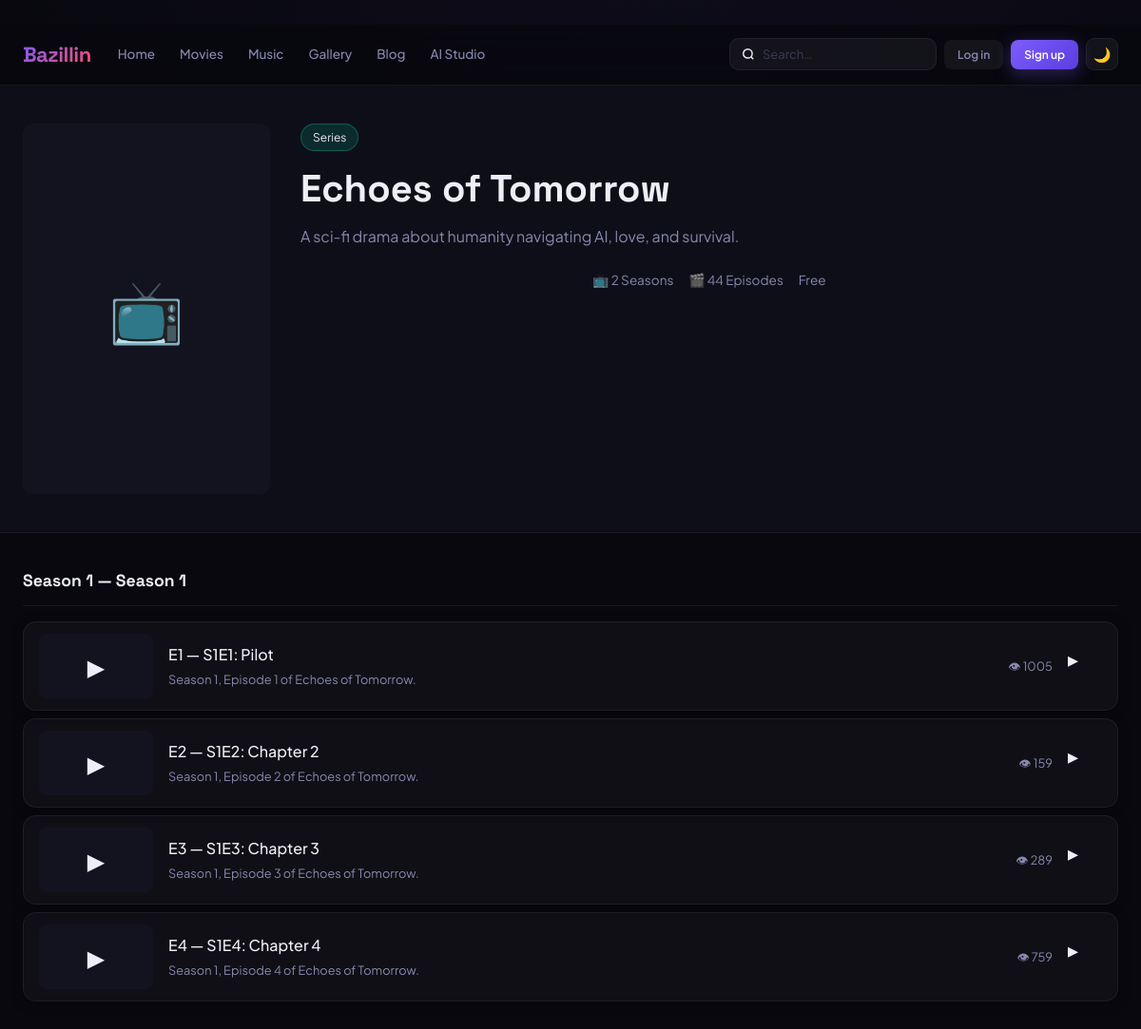
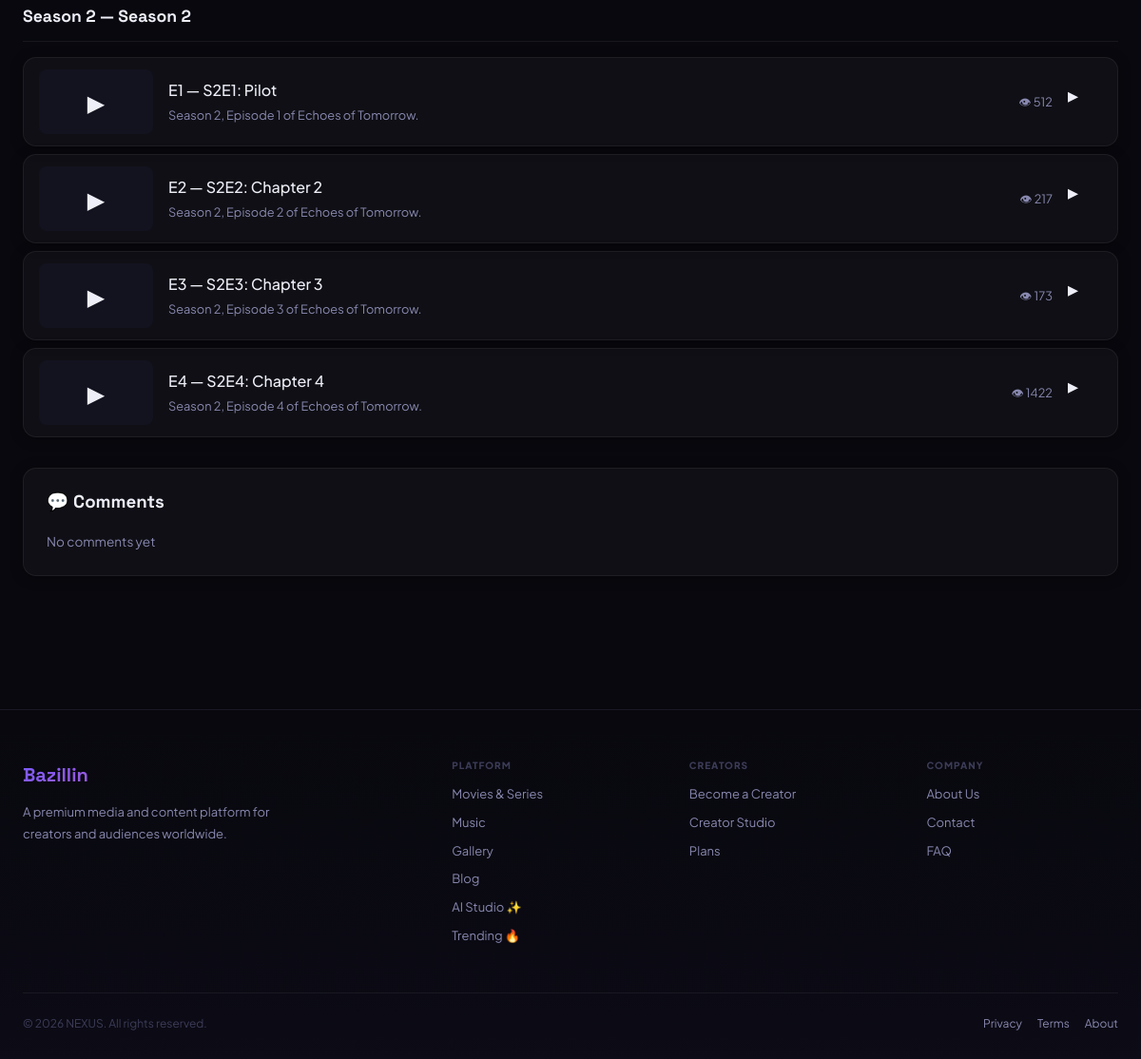
Page /content/series/2/ on the committed database (2 pictures, top to bottom).
### cms/models.py (models this page shows, shortened)
class BrandingConfig(models.Model):
    site_name        = models.CharField(max_length=100, default='NEXUS')
    site_tagline     = models.CharField(max_length=300, blank=True)
    site_description = models.TextField(blank=True)
    logo_primary     = models.ImageField(upload_to='cms/branding/', null=True, blank=True, help_text='Primary logo (dark bg)')
    logo_dark        = models.ImageField(upload_to='cms/branding/', null=True, blank=True, help_text='Logo for light backgrounds')
    logo_footer      = models.ImageField(upload_to='cms/branding/', null=True, blank=True)
    logo_email       = models.ImageField(upload_to='cms/branding/', null=True, blank=True)
    favicon          = models.ImageField(upload_to='cms/branding/', null=True, blank=True)
    social_preview   = models.ImageField(upload_to='cms/branding/', null=True, blank=True, help_text='Default OG image (1200x630)')
    contact_email    = models.EmailField(blank=True)
    contact_phone    = models.CharField(max_length=30, blank=True)
    contact_address  = models.TextField(blank=True)
    social_twitter   = models.URLField(blank=True)
    social_instagram = models.URLField(blank=True)
    social_facebook  = models.URLField(blank=True)
    social_youtube   = models.URLField(blank=True)
    social_tiktok    = models.URLField(blank=True)
    social_discord   = models.URLField(blank=True)
    social_linkedin  = models.URLField(blank=True)
    copyright_text   = models.CharField(max_length=300, blank=True, default='© {year} NEXUS. All rights reserved.')
    updated_at       = models.DateTimeField(auto_now=True)
    class Meta:
        verbose_name = 'Branding Config'
    @classmethod
    def get(cls):
        obj, _ = cls.objects.get_or_create(pk=1)
        return obj
    def get_copyright(self):
        return self.copyright_text.replace('{year}', str(timezone.now().year))

### content/models.py (models this page shows, shortened)
class Series(models.Model):
    creator     = models.ForeignKey(settings.AUTH_USER_MODEL, on_delete=models.CASCADE)
    title       = models.CharField(max_length=200)
    description = models.TextField(blank=True)
    thumbnail   = models.ImageField(upload_to='series/', null=True, blank=True)
    tier        = models.CharField(
        max_length=20, choices=[('free', 'Free'), ('premium', 'Premium')], default='free'
    )
    genre  = models.CharField(max_length=100, blank=True)
    status = models.CharField(
        max_length=20,
        choices=[('pending', 'Pending'), ('approved', 'Approved'), ('rejected', 'Rejected')],
        default='pending'
    )
    created_at = models.DateTimeField(auto_now_add=True)

class Season(models.Model):
    series = models.ForeignKey(Series, on_delete=models.CASCADE, related_name='seasons')
    number = models.IntegerField()
    title  = models.CharField(max_length=200, blank=True)

class Episode(models.Model):
    season      = models.ForeignKey(Season, on_delete=models.CASCADE, related_name='episodes')
    number      = models.IntegerField()
    title       = models.CharField(max_length=200)
    description = models.TextField(blank=True)
    file        = models.FileField(upload_to='episodes/')
    thumbnail   = models.ImageField(upload_to='ep_thumbs/', null=True, blank=True)
    duration    = models.IntegerField(default=0, help_text='Duration in seconds')
    views       = models.IntegerField(default=0)
    created_at  = models.DateTimeField(auto_now_add=True)

### content/views.py (the view)
# urls.py: path('series/<int:pk>/',              views.series_detail,   name='series_detail'),
def series_detail(request, pk):
    series   = get_object_or_404(Series, pk=pk)
    seasons  = series.seasons.prefetch_related('episodes').order_by('number')
    comments = []
    return render(request, 'content/series_detail.html', {
        'series': series, 'seasons': seasons, 'comments': comments,
    })

### templates/content/series_detail.html (shortened to what this page needs)
{% extends 'base.html' %}
{% block content %}
<div style="background:var(--bg2);border-bottom:1px solid var(--border);padding:40px 0;">
  <div class="container">
    <div class="cs-hero-grid" style="display:grid;grid-template-columns:260px 1fr;gap:32px;align-items:start;">
      {% if series.thumbnail %}<img src="{{ series.thumbnail.url }}" style="width:100%;border-radius:var(--r);aspect-ratio:2/3;object-fit:cover;">
      {% else %}<div style="aspect-ratio:2/3;background:var(--bg3);border-radius:var(--r);display:flex;align-items:center;justify-content:center;font-size:4rem;">📺</div>{% endif %}
      <div>
        <div style="display:inline-block;background:rgba(0,212,170,0.15);color:var(--accent3);border:1px solid rgba(0,212,170,0.3);padding:4px 12px;border-radius:20px;font-size:0.75rem;margin-bottom:16px;">Series</div>
        <h1 style="font-family:'Space Grotesk',sans-serif;font-size:2.5rem;font-weight:800;margin-bottom:12px;">{{ series.title }}</h1>
        <p style="color:var(--text2);line-height:1.8;margin-bottom:20px;">{{ series.description }}</p>
        <div style="display:flex;gap:16px;font-size:0.85rem;color:var(--text2);flex-wrap:wrap;justify-content:center;">
          <span>📺 {{ seasons|length }} Season{{ seasons|length|pluralize }}</span>
          <span>🎬 {% for s in seasons %}{{ s.episodes.count }}{% endfor %} Episodes</span>
          <span class="badge-{{ series.tier }} card-badge" style="position:static;">{{ series.tier|capfirst }}</span>
        </div>
      </div>
    </div>
  </div>
</div>
<div class="container" style="padding-top:36px;padding-bottom:60px;">
  {% for season in seasons %}
  <div style="margin-bottom:32px;">
    <div style="font-family:'Space Grotesk',sans-serif;font-weight:700;font-size:1.1rem;margin-bottom:16px;padding-bottom:12px;border-bottom:1px solid var(--border);">
      Season {{ season.number }} {% if season.title %}— {{ season.title }}{% endif %}
    </div>
    <div style="display:flex;flex-direction:column;gap:8px;">
      {% for ep in season.episodes.all %}
      <a href="/watch/{{ ep.pk }}/" style="text-decoration:none;">
        <div class="card cs-ep-row" style="display:flex;align-items:center;gap:16px;padding:12px 16px;transition:all 0.2s;">
          {% if ep.thumbnail %}<img class="cs-ep-thumb" src="{{ ep.thumbnail.url }}" style="width:120px;height:68px;object-fit:cover;border-radius:8px;flex-shrink:0;">
          {% else %}<div class="cs-ep-thumb" style="width:120px;height:68px;background:var(--bg3);border-radius:8px;flex-shrink:0;display:flex;align-items:center;justify-content:center;font-size:1.5rem;">▶</div>{% endif %}
          <div style="flex:1;min-width:0;">
            <div style="font-weight:500;margin-bottom:4px;">E{{ ep.number }} — {{ ep.title }}</div>
            <div style="font-size:0.8rem;color:var(--text2);white-space:nowrap;overflow:hidden;text-overflow:ellipsis;">{{ ep.description }}</div>
          </div>
          <div class="cs-ep-views" style="color:var(--text2);font-size:0.8rem;white-space:nowrap;">👁 {{ ep.views }}</div>
          <div class="play-btn" style="width:36px;height:36px;font-size:0.9rem;">▶</div>
        </div>
      </a>
      {% empty %}<p style="color:var(--text2);font-size:0.85rem;padding:12px 0;">No episodes yet</p>{% endfor %}
    </div>
  </div>
  {% empty %}<p style="color:var(--text2);">No seasons available yet.</p>{% endfor %}
  <div class="card" style="padding:24px;margin-top:32px;">
    <h3 style="font-family:'Space Grotesk',sans-serif;font-weight:700;margin-bottom:20px;">💬 Comments</h3>
    {% for c in comments %}
    <div style="display:flex;gap:12px;padding:12px 0;border-bottom:1px solid var(--border);">
      <div style="width:32px;height:32px;border-radius:50%;background:linear-gradient(135deg,var(--accent),var(--accent2));display:flex;align-items:center;justify-content:center;font-size:0.75rem;font-weight:700;flex-shrink:0;">{{ c.user.username.0|upper }}</div>
      <div><div style="font-weight:500;font-size:0.85rem;margin-bottom:4px;">{{ c.user.username }}</div><div style="color:var(--text2);font-size:0.85rem;">{{ c.text }}</div></div>
    </div>
    {% empty %}<p style="color:var(--text2);font-size:0.85rem;">No comments yet</p>{% endfor %}
  </div>
</div>
{% endblock %}

### templates/base.html (shortened to what this page needs)
﻿<!DOCTYPE html>
<html lang="en" data-theme="dark">
<head>
</head>
<body>
<nav class="nav">
  <div class="nav-inner">
    <a class="nav-logo" href="/">
      {% if branding and branding.logo_primary %}<img src="{{ branding.logo_primary.url }}" alt="{{ branding.site_name }}">
      {% else %}{{ branding.site_name|default:'NEXUS' }}{% endif %}
    </a>
    <div class="nav-links">
      <a class="nav-link {% if request.path == '/' %}on{% endif %}" href="/">Home</a>
      <a class="nav-link {% if '/movies/' in request.path %}on{% endif %}" href="/movies/">Movies</a>
      <a class="nav-link {% if '/music/' in request.path %}on{% endif %}" href="/music/">Music</a>
      <a class="nav-link {% if '/images/' in request.path %}on{% endif %}" href="/images/">Gallery</a>
      <a class="nav-link {% if '/blog/' in request.path %}on{% endif %}" href="/blog/">Blog</a>
      <a class="nav-link {% if '/ai/' in request.path %}on{% endif %}" href="/ai/studio/">AI Studio</a>
    </div>
    <div class="nav-r">
      <form class="nav-search" action="/search/" method="get">
        <svg width="14" height="14" viewBox="0 0 24 24" fill="none" stroke="currentColor" stroke-width="2.5"><circle cx="11" cy="11" r="8"/><path d="m21 21-4.35-4.35"/></svg>
        <input type="text" name="q" placeholder="Search…" value="{{ request.GET.q }}" autocomplete="off">
      </form>
      {% if user.is_authenticated %}
      <a href="/admin-panel/notifications/" style="position:relative;color:var(--tx2);display:flex;align-items:center;padding:6px;border-radius:8px;transition:background .15s" onmouseover="this.style.background='rgba(255,255,255,.06)'" onmouseout="this.style.background='none'">
        <svg width="18" height="18" viewBox="0 0 24 24" fill="none" stroke="currentColor" stroke-width="2"><path d="M18 8A6 6 0 0 0 6 8c0 7-3 9-3 9h18s-3-2-3-9"/><path d="M13.73 21a2 2 0 0 1-3.46 0"/></svg>
        {% if unread_notifs > 0 %}<span class="nbadge" style="position:absolute;top:0;right:0;font-size:8px;min-width:15px;height:15px;">{{ unread_notifs }}</span>{% endif %}
      </a>
      <div class="ddwrap">
        <div class="avatar" onclick="this.nextElementSibling.classList.toggle('open')">
          {% if user.avatar %}<img src="{{ user.avatar.url }}" alt="">{% else %}{{ user.username|slice:':1'|upper }}{% endif %}
        </div>
        <div class="dd">
          <div class="dd-user">
            <div class="dd-uname">{{ user.username }}</div>
            <div class="dd-urole">{{ user.role|default:'member' }}</div>
          </div>
          <div class="dd-sep"></div>
          <a class="dd-item" href="/auth/profile/">👤 Profile</a>
          <a class="dd-item" href="/dashboard/">📊 Dashboard</a>
          {% if user.is_creator or user.is_admin %}<a class="dd-item" href="/creator/">⚡ Creator Studio</a>{% endif %}
          <a class="dd-item" href="/subscriptions/">💎 Subscription</a>
          {% if user.is_admin %}<div class="dd-sep"></div><a class="dd-item" href="/admin-panel/">🛡 Admin Panel</a>{% endif %}
          <div class="dd-sep"></div>
          <form method="post" action="/auth/logout/">{% csrf_token %}<button class="dd-item" type="submit" style="width:100%">🚪 Sign Out</button></form>
        </div>
      </div>
      {% else %}
      <a class="btn btn-ghost btn-sm" href="/auth/login/">Log in</a>
      <a class="btn btn-primary btn-sm" href="/auth/register/">Sign up</a>
      {% endif %}
      <button id="themeBtn" onclick="toggleSiteTheme()" style="width:34px;height:34px;border-radius:9px;background:rgba(255,255,255,.05);border:1px solid var(--bd);cursor:pointer;font-size:15px;display:flex;align-items:center;justify-content:center;transition:all .15s" title="Toggle theme">🌙</button>
    </div>
  </div>
</nav>
<main>{% block content %}{% endblock %}</main>
<footer class="footer">
  <div class="wrap">
    <div class="footer-grid">
      <div>
        <div class="footer-logo">{% if branding and branding.logo_footer %}<img src="{{ branding.logo_footer.url }}" style="height:28px">{% else %}{{ branding.site_name|default:'NEXUS' }}{% endif %}</div>
        <p class="footer-desc">{{ branding.site_description|default:'A premium media and content platform for creators and audiences worldwide.' }}</p>
      </div>
      <div class="footer-col">
        <h4>Platform</h4>
        <a href="/movies/">Movies & Series</a>
        <a href="/music/">Music</a>
        <a href="/images/">Gallery</a>
        <a href="/blog/">Blog</a>
        <a href="/ai/studio/">AI Studio ✨</a>
        <a href="/trending/">Trending 🔥</a>
      </div>
      <div class="footer-col">
        <h4>Creators</h4>
        <a href="/auth/register/?role=creator">Become a Creator</a>
        <a href="/creator/">Creator Studio</a>
        <a href="/subscriptions/">Plans</a>
      </div>
      <div class="footer-col">
        <h4>Company</h4>
        <a href="/page/about/">About Us</a>
        <a href="/page/contact/">Contact</a>
        <a href="/page/faq/">FAQ</a>
      </div>
    </div>
    <div class="footer-bottom">
      <span>{% if branding %}{{ branding.get_copyright }}{% else %}© 2025 NEXUS. All rights reserved.{% endif %}</span>
      <div style="display:flex;gap:16px"><a href="/page/privacy/">Privacy</a><a href="/page/terms/">Terms</a><a href="/page/about/">About</a></div>
    </div>
  </div>
</footer>
</body>
</html>

### rows in the picture
BrandingConfig: site_name "Bazillin", site_description "A premium media and content platform for creators and audiences worldwide.", get_copyright "© 2026 NEXUS. All rights reserved."
Series: title "Echoes of Tomorrow", description "A sci-fi drama about humanity navigating AI, love, and survival.", tier "Free"
Season: episodes.count "4", number "1", title "Season 1"
Season: episodes.count "4", number "2", title "Season 2"
Episode: number "1", title "S1E1: Pilot", description "Season 1, Episode 1 of Echoes of Tomorrow.", views "1005"
Episode: number "2", title "S1E2: Chapter 2", description "Season 1, Episode 2 of Echoes of Tomorrow.", views "159"
Episode: number "3", title "S1E3: Chapter 3", description "Season 1, Episode 3 of Echoes of Tomorrow.", views "289"
Episode: number "4", title "S1E4: Chapter 4", description "Season 1, Episode 4 of Echoes of Tomorrow.", views "759"
Episode: number "1", title "S2E1: Pilot", description "Season 2, Episode 1 of Echoes of Tomorrow.", views "512"
Episode: number "2", title "S2E2: Chapter 2", description "Season 2, Episode 2 of Echoes of Tomorrow.", views "217"
Episode: number "3", title "S2E3: Chapter 3", description "Season 2, Episode 3 of Echoes of Tomorrow.", views "173"
Episode: number "4", title "S2E4: Chapter 4", description "Season 2, Episode 4 of Echoes of Tomorrow.", views "1422"

### other values in the picture
{{ seasons|length }} "2"
